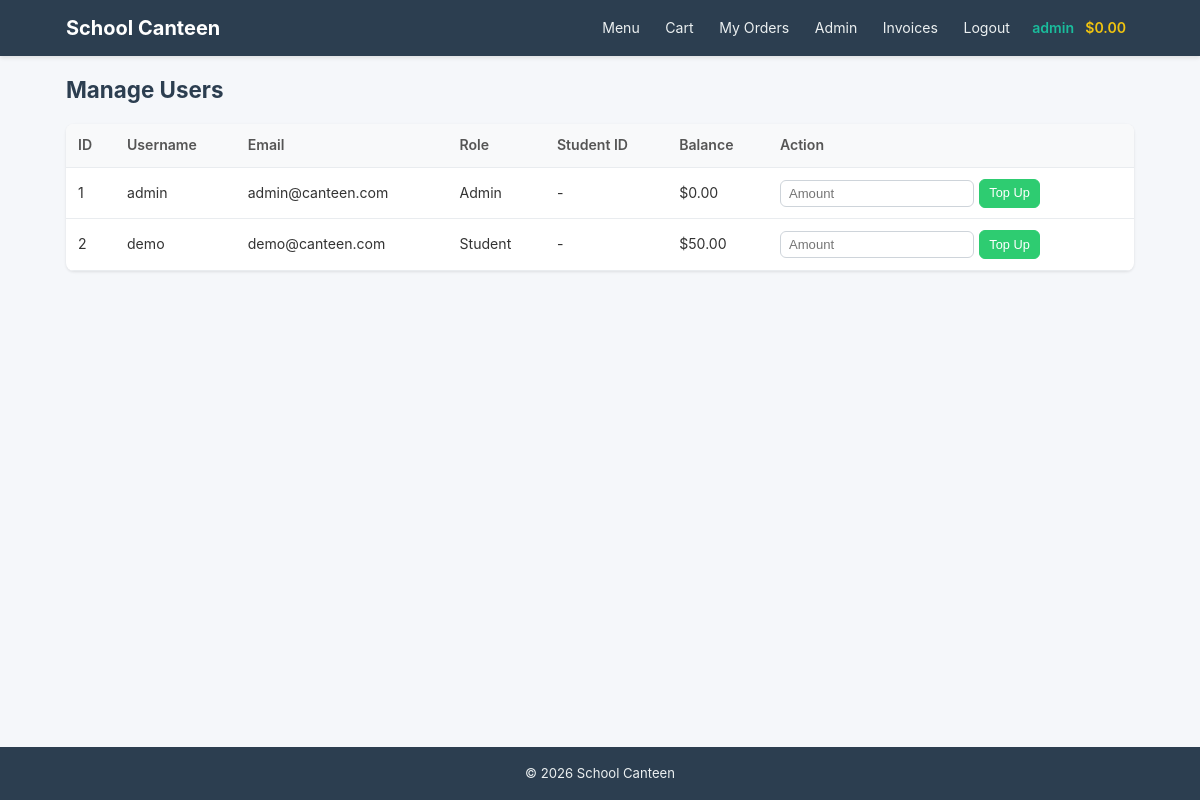
Page /admin/users (signed in) on the committed database.
### models.py (models this page shows, shortened)
class User(UserMixin, db.Model):
    __tablename__ = 'users'
    id = db.Column(db.Integer, primary_key=True)
    username = db.Column(db.String(64), unique=True, nullable=False, index=True)
    email = db.Column(db.String(120), unique=True, nullable=False, index=True)
    password_hash = db.Column(db.String(256), nullable=False)
    role = db.Column(db.String(20), nullable=False, default='student')
    student_id = db.Column(db.String(20), unique=True, nullable=True)
    balance = db.Column(db.Float, default=0.0)
    created_at = db.Column(db.DateTime, default=lambda: datetime.now(timezone.utc))
    orders = db.relationship('Order', backref='user', lazy='dynamic')
    favorites = db.relationship('Favorite', backref='user', lazy='dynamic',
                                cascade='all, delete-orphan')
    def is_admin(self):
        return self.role == 'admin'

### routes/admin.py (the view)
@admin_bp.route('/users')
@login_required
@admin_required
def manage_users():
    page = request.args.get('page', 1, type=int)
    pagination = User.query.order_by(User.username)\
                           .paginate(page=page, per_page=PER_PAGE, error_out=False)
    return render_template('admin/users.html', users=pagination.items,
                           pagination=pagination)

### routes/admin.py (called while the page is built)
def admin_required(f):
    from functools import wraps
    @wraps(f)
    def decorated_function(*args, **kwargs):
        if not current_user.is_authenticated or not current_user.is_admin():
            abort(403)
        return f(*args, **kwargs)
    return decorated_function

### templates/admin/users.html (shortened to what this page needs)
{% extends "base.html" %}
{% block content %}
<h1>Manage Users</h1>
<table class="table">
  <thead>
    <tr><th>ID</th><th>Username</th><th>Email</th><th>Role</th><th>Student ID</th><th>Balance</th><th>Action</th></tr>
  </thead>
  <tbody>
    {% for u in users %}
      <tr>
        <td>{{ u.id }}</td>
        <td>{{ u.username }}</td>
        <td>{{ u.email }}</td>
        <td>{{ u.role.title() }}</td>
        <td>{{ u.student_id or '-' }}</td>
        <td>${{ "%.2f"|format(u.balance) }}</td>
        <td>
          <form action="{{ url_for('admin.topup_balance', user_id=u.id) }}" method="POST" class="topup-form">
            <input type="number" name="amount" step="0.01" min="0.01" placeholder="Amount" class="form-control form-control-sm" required>
            <button type="submit" class="btn btn-sm btn-success">Top Up</button>
          </form>
        </td>
      </tr>
    {% endfor %}
  </tbody>
</table>
{% endblock %}

### templates/base.html (shortened to what this page needs)
<!DOCTYPE html>
<html lang="en">
<head>
  <link rel="stylesheet" href="{{ url_for('static', filename='style.css') }}">
</head>
<body>
  <nav class="navbar">
    <div class="nav-container">
      <a href="{{ url_for('menu.index') }}" class="nav-brand">School Canteen</a>
      <div class="nav-links">
        <a href="{{ url_for('menu.index') }}">Menu</a>
        {% if current_user.is_authenticated %}
          <a href="{{ url_for('orders.view_cart') }}">Cart</a>
          <a href="{{ url_for('orders.history') }}">My Orders</a>
          {% if current_user.is_admin() %}
            <a href="{{ url_for('admin.dashboard') }}">Admin</a>
            <a href="{{ url_for('admin.manage_invoices') }}">Invoices</a>
          {% endif %}
          <a href="{{ url_for('auth.logout') }}">Logout</a>
          <span class="nav-user">{{ current_user.username }}</span>
          <span class="nav-balance">${{ "%.2f"|format(current_user.balance) }}</span>
        {% else %}
          <a href="{{ url_for('auth.login') }}">Login</a>
          <a href="{{ url_for('auth.register') }}">Register</a>
        {% endif %}
      </div>
    </div>
  </nav>
  <main class="container">
    {% block content %}{% endblock %}
  </main>
  <footer class="footer">
    <div class="container">
      <p>&copy; {{ now().year }} School Canteen</p>
    </div>
  </footer>
</body>
</html>

### static/style.css (style rules this page uses)
* { margin: 0; padding: 0; box-sizing: border-box; }
body { font-family: -apple-system, BlinkMacSystemFont, 'Segoe UI', Roboto, Oxygen, Ubuntu, Cantarell, sans-serif; line-height: 1.6; color: #333; background: #f5f7fa; display: flex; flex-direction: column; min-height: 100vh; }
.container { max-width: 1100px; margin: 0 auto; padding: 0 1rem; width: 100%; }
.navbar { background: #2c3e50; color: #fff; box-shadow: 0 2px 4px rgba(0,0,0,0.1); position: sticky; top: 0; z-index: 100; }
.nav-container { max-width: 1100px; margin: 0 auto; padding: 0 1rem; display: flex; justify-content: space-between; align-items: center; height: 56px; position: relative; }
.nav-brand { font-size: 1.25rem; font-weight: 700; color: #fff; text-decoration: none; white-space: nowrap; }
.nav-links { display: flex; align-items: center; gap: 0.2rem; }
.nav-links a { color: #ecf0f1; text-decoration: none; padding: 0.4rem 0.7rem; font-size: 0.88rem; border-radius: 6px; transition: background 0.2s, color 0.2s; white-space: nowrap; }
.nav-user { color: #1abc9c; font-weight: 600; font-size: 0.88rem; padding: 0.4rem 0.5rem; white-space: nowrap; }
.nav-balance { color: #f1c40f; font-weight: 600; font-size: 0.88rem; padding: 0.4rem 0.5rem 0.4rem 0; white-space: nowrap; }
main { padding: 1.25rem 0; flex: 1; }
main h1 { font-size: 1.4rem; margin-bottom: 1rem; color: #2c3e50; }
.btn { display: inline-flex; align-items: center; justify-content: center; padding: 0.5rem 1rem; border: 1px solid transparent; border-radius: 6px; font-size: 0.88rem; cursor: pointer; text-decoration: none; transition: all 0.2s; line-height: 1.4; }
.btn-success { background: #2ecc71; color: #fff; border-color: #2ecc71; }
.btn-sm { padding: 0.3rem 0.6rem; font-size: 0.8rem; }
.form-control { width: 100%; padding: 0.5rem 0.7rem; border: 1px solid #ced4da; border-radius: 6px; font-size: 0.9rem; transition: border-color 0.2s; }
.form-control-sm { padding: 0.3rem 0.5rem; font-size: 0.82rem; width: auto; }
.table { width: 100%; border-collapse: collapse; background: #fff; border-radius: 8px; overflow: hidden; box-shadow: 0 1px 3px rgba(0,0,0,0.1); margin-bottom: 1rem; }
.table th, .table td { padding: 0.65rem 0.75rem; text-align: left; border-bottom: 1px solid #e9ecef; font-size: 0.88rem; white-space: nowrap; }
.table th { background: #f8f9fa; font-weight: 600; color: #555; }
.topup-form { display: flex; gap: 0.3rem; align-items: center; flex-wrap: wrap; }
.footer { background: #2c3e50; color: #ecf0f1; text-align: center; padding: 1rem 0; font-size: 0.82rem; margin-top: auto; }

### rows in the picture
User: username "admin", balance "0.00", id "1", email "admin@canteen.com", role "Admin", student_id "-"
User: id "2", username "demo", email "demo@canteen.com", role "Student", student_id "-", balance "50.00"
